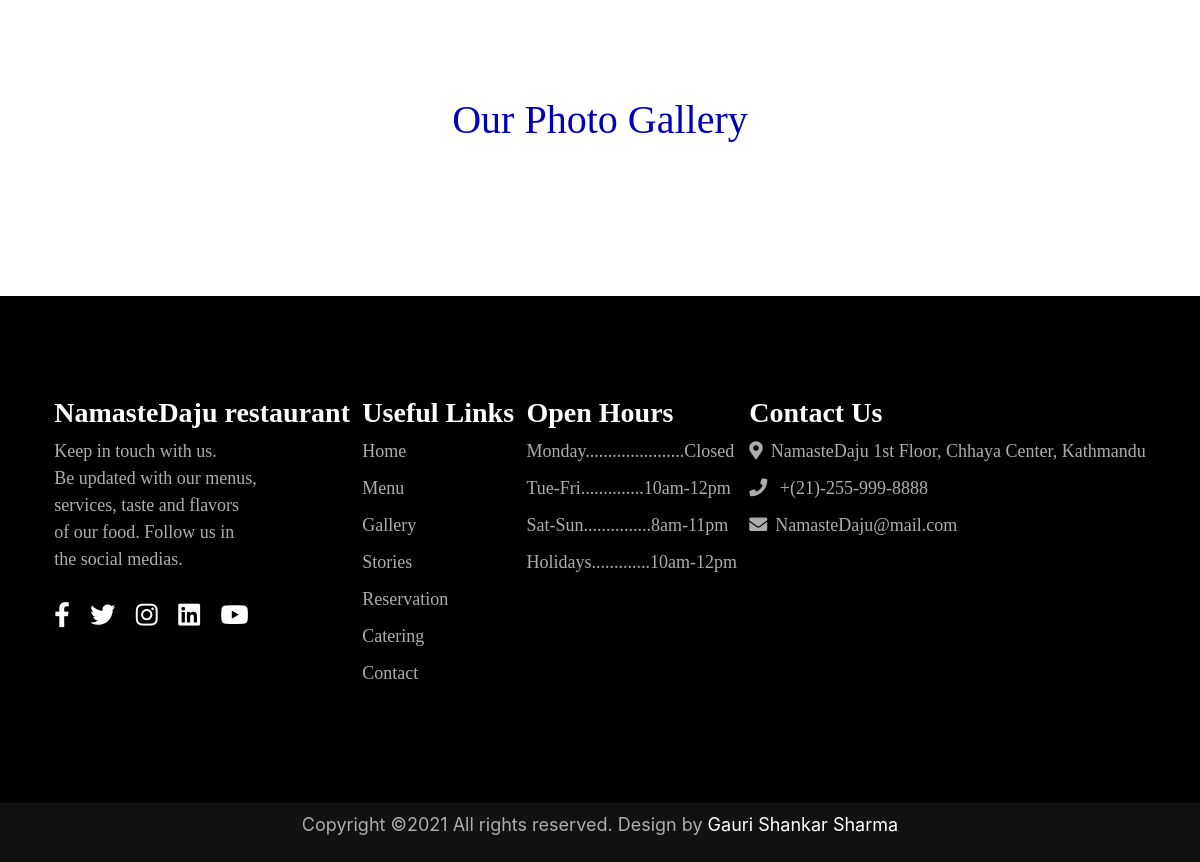
The app's page /Nd/gallery (lower part), older data.
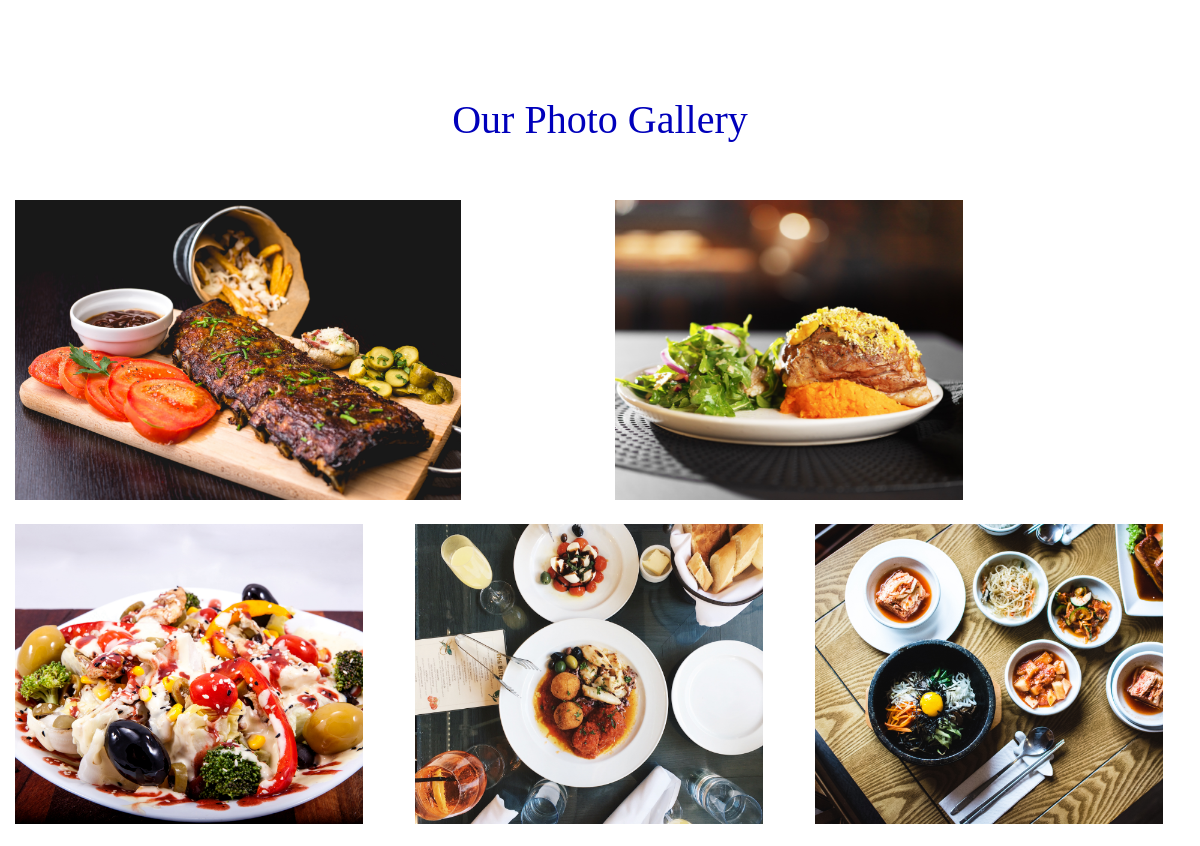
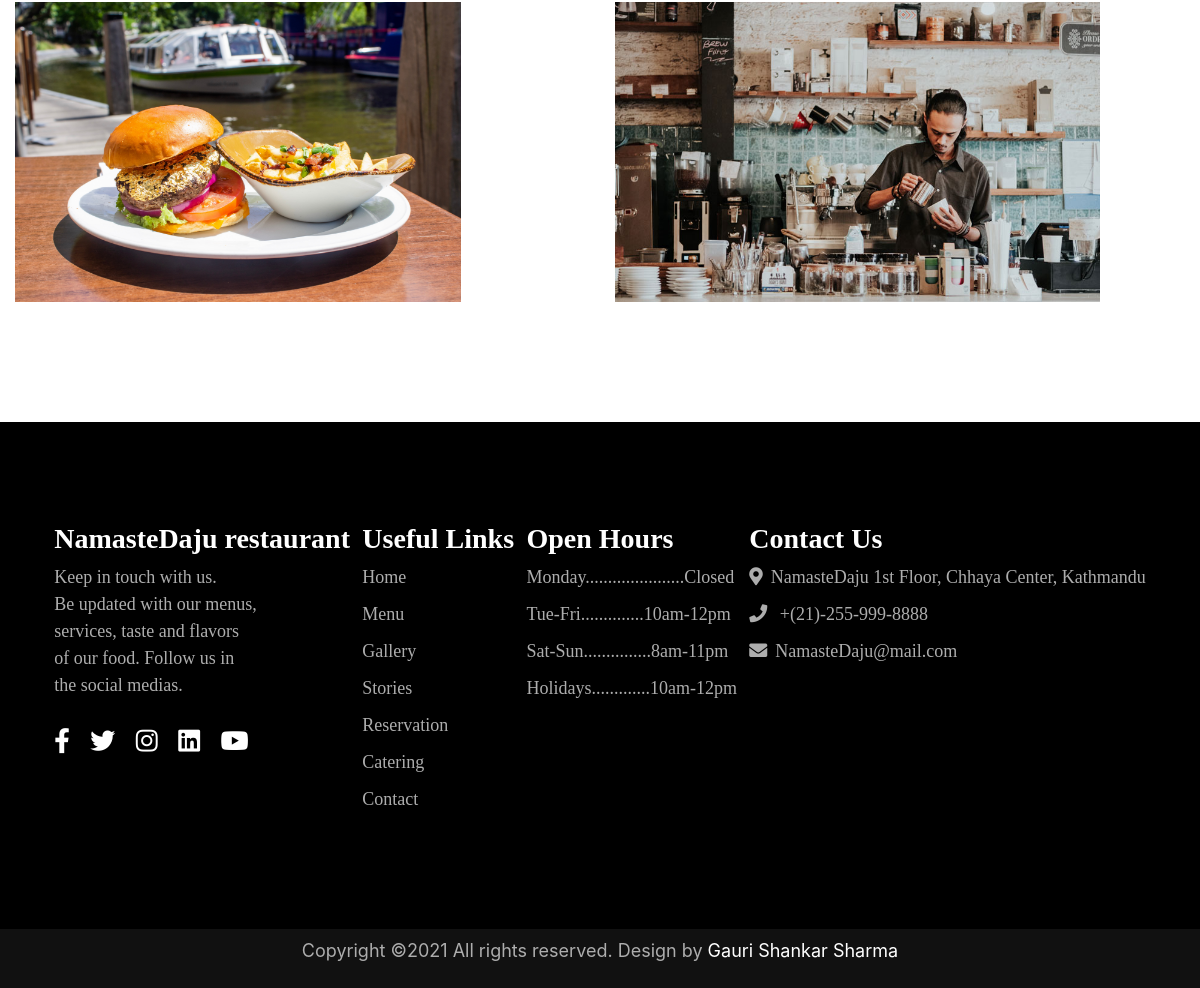
The same page, newer data (2 pictures, top to bottom).
### Nd/models.py (models this page shows, shortened)
class Gallery(models.Model):
    name = models.CharField(max_length=50, validators=[validators.MinLengthValidator(2)])
    image = models.FileField(upload_to='static/images/uploads/gallery')
    uploaded_date = models.DateTimeField(auto_now_add=True)

### Nd/views.py (the view)
# urls.py: path('gallery', views.gallery),
def gallery(request):
    dictionary = {'key': Gallery.objects.all(), 'gallery': 'selected'}
    return render(request, 'Nd/Gallery.html', dictionary)

### Nd/templates/Nd/Gallery.html (shortened to what this page needs)
{% extends 'Main.html' %}
{% load static %}
{% block css_link %}
    <link href="{% static 'css/Gallery.css' %}" rel="stylesheet" type="text/css"/>
{% endblock %}
{% block content %}
    <div class="container-fluid d-flex flex-column py-5" id="Gallery">
      <div class="container d-flex justify-content-center py-sm-5" id="GH">
        <h1>Our Photo Gallery</h1>
      </div>
      <div class="row mb-5" id="GI">
        {% for i in key %}
        <div class="col-sm mb-4">
          <img class="img" src="/{{i.image}}"/>
        </div>
        {% endfor %}
      </div>
    </div>
{% endblock %}

Row changes from the older to the newer data that the page shows:
added Gallery: image (picture)
added Gallery: image (picture)
added Gallery: image (picture)
added Gallery: image (picture)
added Gallery: image (picture)
added Gallery: image (picture)
added Gallery: image (picture)
